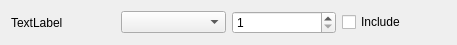
<?xml version="1.0" encoding="UTF-8"?>
<ui version="4.0">
 <class>PermMapping_ui</class>
 <widget class="QWidget" name="PermMapping_ui">
  <property name="geometry">
   <rect>
    <x>0</x>
    <y>0</y>
    <width>457</width>
    <height>41</height>
   </rect>
  </property>
  <property name="windowTitle">
   <string>Form</string>
  </property>
  <layout class="QHBoxLayout" name="horizontalLayout">
   <item>
    <widget class="QLabel" name="permission">
     <property name="text">
      <string>TextLabel</string>
     </property>
    </widget>
   </item>
   <item>
    <widget class="QComboBox" name="direction">
     <property name="currentText">
      <string/>
     </property>
    </widget>
   </item>
   <item>
    <widget class="QSpinBox" name="weight">
     <property name="minimum">
      <number>1</number>
     </property>
     <property name="maximum">
      <number>10</number>
     </property>
    </widget>
   </item>
   <item>
    <widget class="QCheckBox" name="enabled">
     <property name="text">
      <string>Include</string>
     </property>
    </widget>
   </item>
  </layout>
 </widget>
 <resources/>
 <connections/>
</ui>
